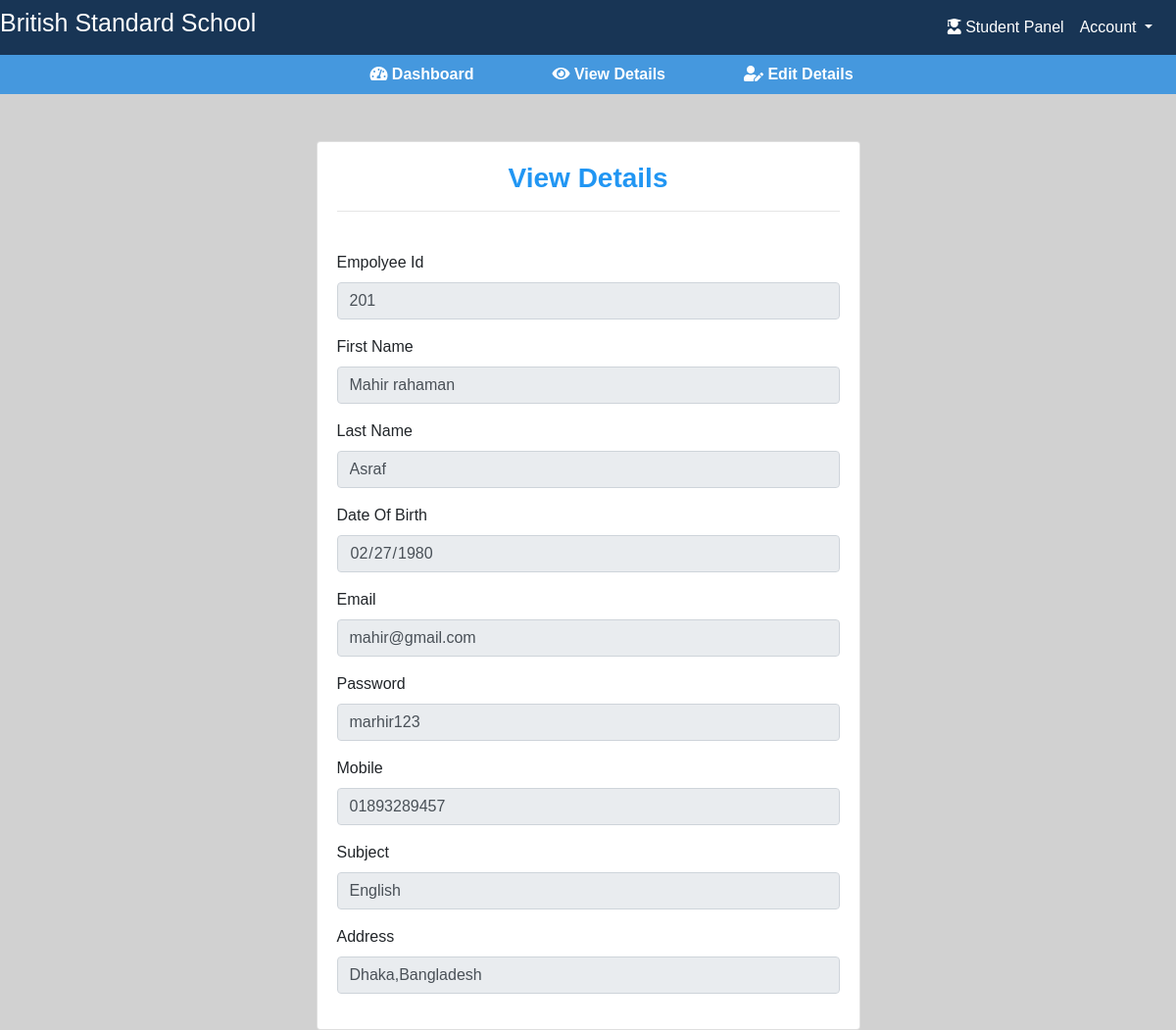
/tview.php?id=201, run on the app's committed database.
### tables this page shows
CREATE TABLE `teachers` (
  `e_id` int(11) NOT NULL,
  `fname` varchar(30) NOT NULL,
  `lname` varchar(30) NOT NULL,
  `dob` varchar(30) NOT NULL,
  `gender` varchar(20) NOT NULL,
  `email` varchar(30) NOT NULL,
  `password` varchar(30) NOT NULL,
  `mobile` varchar(20) NOT NULL,
  `subject` varchar(30) NOT NULL,
  `address` varchar(50) NOT NULL,
  `created_at` varchar(30) NOT NULL DEFAULT current_timestamp()
);

### app/database.php (called while the page is built, shortened)
<?php
function connect(){
    return new mysqli(HOST,USER,PASS,DB);
}
?>

### tview.php (the view, shortened to what this page needs)
<?php
   $login_data=tloginuserdata('teachers',$_SESSION['id']);
?>
<!DOCTYPE html>
<html lang="en">
<head>
   <link rel="stylesheet" href="assets/css/all.min.css">
   <link rel="stylesheet" href="assets/css/fontawesome.min.css">
	<link rel="stylesheet" href="assets/css/bootstrap.min.css">
	<link rel="stylesheet" href="assets/css/studentdash.css">
	<link rel="stylesheet" href="assets/css/responsive.css">
</head>
<body>
	<section>
        <div class="row" style="background-color:#183555;">
            <div class="col-md-6 mt-2">
                <h3 style="font-size:25px;color:white">British Standard School</h3>
            </div>
            <div class="col-md-6">
                    <nav class="navbar  navbar-expand-lg  navbar-light">
                        <div class="collapse navbar-collapse heade" id="navbarNavDropdown">
                           <ul class="navbar-nav ml-auto">
                                    <li class="nav-item">
                                       <a class="nav-link nav1" href="#"><i class="fas fa-user-graduate"></i> Student Panel</a>
                                   </li>
                                   <li class="nav-item dropdown">
                                      <a class="nav-link dropdown-toggle nav2" href="#" id="navbarDropdownMenuLink" data-toggle="dropdown" aria-haspopup="true" aria-expanded="false">
                                      Account
                                   </a>
                       </li>
                    </ul>
                </div>
               </nav>
            </div>
        </div>
   </section>
   <section>
    <div class="navv">
   <ul class="nav justify-content-center">
  <li class="nav-item ml-5">
    <a class="nav-link active" href="teacherdashboard.php"><i class="fas fa-tachometer-alt"></i> Dashboard</a>
  </li>
  <li class="nav-item ml-5">
    <a class="nav-link" href="tview.php"><i class="fas fa-eye"></i> View Details</a>
  </li>
  <li class="nav-item ml-5">
    <a class="nav-link" href="tedit.php"><i class="fas fa-user-edit"></i> Edit Details</a>
  </li>
</ul>
</div>
  </section>
 <section>
 <?php
if(isset($_GET['id'])){
  $edit_id=$_GET['id'];
  $data=connect()->query("SELECT * from teachers where e_id='$edit_id'");
  $login_data=$data->fetch_object();
}
?>
     <div class="container">
         <div class="card mt-5">
                        <div class="card-body">
                            <h3 class="text-center" style="	color:#2196f3;font-weight:600">View Details</h3><hr><br>
                <form action="" method="POST" entype="multipart/form-data">
					<div class="form-group">
						<label for="">Empolyee Id</label>
						<input name="roll_no" class="form-control" value="<?php echo $login_data->e_id; ?>" type="text" disabled>
					</div>
					<div class="form-group">
						<label for="">First Name</label>
						<input name="fname"class="form-control" value="<?php echo $login_data->fname;  ?>" type="text" disabled>
					</div>
					<div class="form-group">
						<label for="">Last Name</label>
						<input name="lname" class="form-control" value="<?php echo $login_data->lname; ?>" type="text" disabled>
					</div>
                    <div class="form-group">
						<label for="">Date Of Birth</label>
						<input name="dob" class="form-control" value="<?php echo $login_data->dob; ?>"  type="date" disabled>
					</div>
                    <div class="form-group">
						<label for="">Email</label>
						<input name="email" class="form-control" value="<?php echo $login_data->email; ?>"  type="text" disabled>
					</div>
                    <div class="form-group">
						<label for="">Password</label>
						<input name="pass" class="form-control" value="<?php echo $login_data->password; ?>"  type="text" disabled>
					</div>
                    <div class="form-group">
						<label for="">Mobile</label>
						<input name="mobile" class="form-control" value="<?php echo $login_data->mobile; ?>" type="text" disabled>
					</div>
                    <div class="form-group">
						<label for="">Subject</label>
						<input name="subject" class="form-control" value="<?php echo $login_data->subject;?>" type="text" disabled>
					</div>
                     <div class="form-group">
						<label for="">Address</label>
						<input name="address" class="form-control" value="<?php echo $login_data->address; ?>" type="text" disabled>
					</div>
				</form>
                        </div>
                    </div>
     </div>
</section>
</body>
</html>

### assets/css/studentdash.css (style rules this page uses)
* { margin:0px; padding:0px; font-family: "Gill Sans", sans-serif; }
body { background-color:#0000002e; }
.heade ul li a { color: white!important; }
.navv { background-color:#2b8ee2d6; font-weight: 600; }
.navv ul li a { color:white; }
.card { margin-top:30px; width:50%; display: block; margin:0 auto; }

### data on the page
teachers: roll_no "201", fname "Mahir rahaman", lname "Asraf", dob "02/27/1980", email "mahir@gmail.com", pass "marhir123", mobile "01893289457", subject "English", address "Dhaka,Bangladesh"
